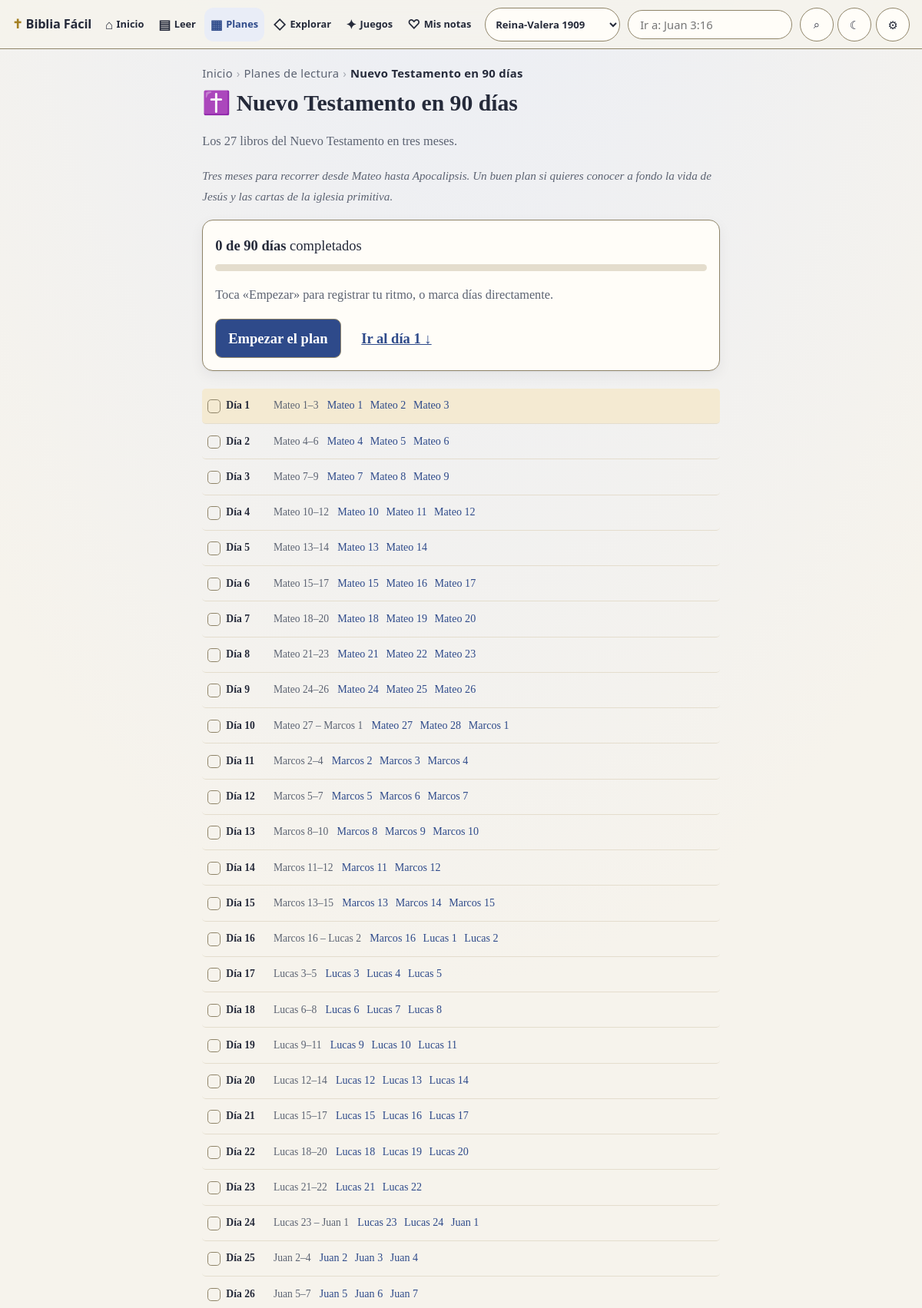
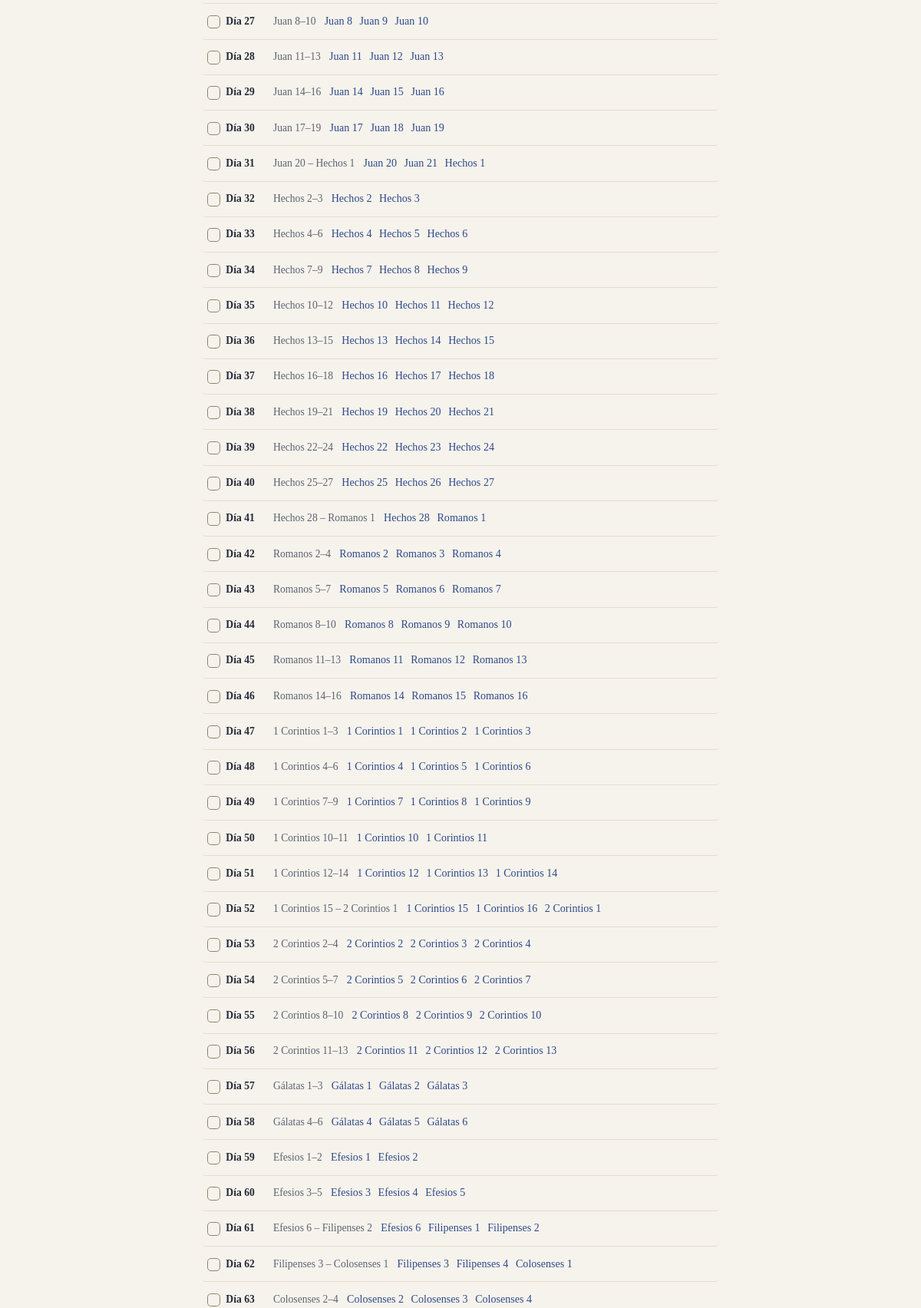
Page /planes/nuevo-testamento-90 (upper part) on the committed database (2 pictures, top to bottom).
### tables this page shows
CREATE TABLE IF NOT EXISTS books (
    id INT NOT NULL AUTO_INCREMENT PRIMARY KEY,
    ord INT NOT NULL,
    osis VARCHAR(8) NOT NULL,
    name VARCHAR(60) NOT NULL,
    slug VARCHAR(60) NOT NULL,
    aliases VARCHAR(500) NOT NULL DEFAULT '',
    testament VARCHAR(2) NOT NULL,
    chapters INT NOT NULL,
    UNIQUE KEY uq_books_ord (ord),
    UNIQUE KEY uq_books_osis (osis),
    UNIQUE KEY uq_books_slug (slug)
);

### src/Core/helpers.php (called while the page is built, shortened)
<?php
function config(string $key, mixed $default = null): mixed
{
    static $configs = [];
    [$file, $path] = explode('.', $key, 2) + [1 => null];
    if (!isset($configs[$file])) {
        $filePath = CONFIG_PATH . '/' . $file . '.php';
        $configs[$file] = is_file($filePath) ? require $filePath : [];
    }
    if ($path === null) {
        return $configs[$file];
    }
    $value = $configs[$file];
    foreach (explode('.', $path) as $segment) {
        $value = $value[$segment];
    }
    return $value;
}
function e(mixed $value): string
{
    return htmlspecialchars((string) $value, ENT_QUOTES | ENT_SUBSTITUTE, 'UTF-8');
}
function url(string $path = ''): string
{
    $path = '/' . ltrim($path, '/');
    $script = dirname($_SERVER['SCRIPT_NAME'] ?? '/');
    return ($script === '/' ? '' : $script) . $path;
}
function view(string $name, array $data = []): void
{
    $viewFile = BASE_PATH . '/app/Views/' . $name . '.php';
    extract($data, EXTR_SKIP);
    try {
        require $viewFile;
    } catch (Throwable $exception) {
        ob_end_clean();
        throw $exception;
    }
    try {
        require BASE_PATH . '/app/Views/layout.php';
    } catch (Throwable $exception) {
        ob_end_clean();
        throw $exception;
    }
}

### public/index.php (called while the page is built, shortened)
<?php
require __DIR__ . '/../bootstrap.php';
$repo = new BibleRepository();
$versions = $repo->versions();
$path = trim((string) parse_url($_SERVER['REQUEST_URI'], PHP_URL_PATH), '/');
$seg = $path === '' ? [] : explode('/', $path);
if (($seg[0] ?? '') === 'planes') {
    $plans = config('plans');
    $booksAll = $repo->books();
    $pvCode = (string) config('app.default_version', 'rvr1909');
    $planVersion = $repo->versionByCode($pvCode)
        ?: $repo->versionByCode((string) config('app.default_version', 'rvr1909'))
        ?: ($versions[0] ?? null);
    $slug = (string) ($seg[1] ?? '');
    view('plan', [
        'title' => $plans[$slug]['name'] . ' — plan de lectura',
        'versions' => $versions,
        'version' => $planVersion,
        'plan' => $plans[$slug],
        'planVersion' => $planVersion,
        'slug' => $slug,
        'days' => ReadingPlan::days($plans[$slug], $booksAll),
    ]);
    exit;
}

### src/Bible/ReadingPlan.php (called while the page is built, shortened)
<?php
final class ReadingPlan
{
    public static function readings(array $plan, array $books): array
    {
        $sel = $plan['books'] ?? 'all';
        $list = [];
        foreach ($books as $b) {
            if ($sel === 'nt' && ($b['testament'] ?? '') !== 'NT') { continue; }
            for ($c = 1; $c <= (int) $b['chapters']; $c++) {
                $list[] = ['slug' => $b['slug'], 'name' => $b['name'], 'ch' => $c];
            }
        }
        return $list;
    }
    public static function days(array $plan, array $books): array
    {
        $items = self::readings($plan, $books);
        $total = count($items);
        $days = max(1, (int) ($plan['days'] ?? 1));
        $out = [];
        $start = 0;
        for ($d = 1; $d <= $days; $d++) {
            $end = (int) round($d * $total / $days);
            $chunk = array_slice($items, $start, $end - $start);
            $start = $end;
            $out[] = ['n' => $d, 'label' => self::label($chunk), 'items' => $chunk];
        }
        return $out;
    }
    private static function label(array $chunk): string
    {
        $a = $chunk[0];
        $b = $chunk[count($chunk) - 1];
        if ($a['slug'] === $b['slug']) {
            return $a['ch'] === $b['ch']
                ? "{$a['name']} {$a['ch']}"
                : "{$a['name']} {$a['ch']}–{$b['ch']}";
        }
        return "{$a['name']} {$a['ch']} – {$b['name']} {$b['ch']}";
    }
}

### bootstrap.php (called while the page is built, shortened)
<?php
spl_autoload_register(function (string $class): void {
    $prefix = 'Biblia\\';
    $relative = substr($class, strlen($prefix));
    $path = SRC_PATH . '/' . str_replace('\\', '/', $relative) . '.php';
});
require SRC_PATH . '/Core/helpers.php';

### config/database.php (called while the page is built)
<?php
return [
    'driver' => $_ENV['DB_DRIVER'] ?? 'mysql',
    'host' => $_ENV['DB_HOST'] ?? '127.0.0.1',
    'port' => $_ENV['DB_PORT'] ?? '3306',
    'name' => $_ENV['DB_NAME'] ?? 'bibliafacil',
    'user' => $_ENV['DB_USER'] ?? 'bibliafacil',
    'pass' => $_ENV['DB_PASS'] ?? '',
    'charset' => $_ENV['DB_CHARSET'] ?? 'utf8mb4',
    'sqlite_path' => (function () {
        $p = $_ENV['DB_SQLITE_PATH'] ?? STORAGE_PATH . '/biblia.sqlite';
        return ($p !== ':memory:' && $p[0] !== '/') ? BASE_PATH . '/' . $p : $p;
    })(),
];

### config/app.php (called while the page is built)
<?php
return [
    'name' => $_ENV['APP_NAME'] ?? 'BibliaFacil',
    'env' => $_ENV['APP_ENV'] ?? 'production',
    'url' => rtrim($_ENV['APP_URL'] ?? 'http://127.0.0.1:8462', '/'),
    'display_errors' => ($_ENV['APP_ENV'] ?? 'production') === 'local',
    'error_reporting' => E_ALL,
    'timezone' => 'America/Mexico_City',
    'default_version' => $_ENV['DEFAULT_VERSION'] ?? 'rvr1909',
];

### src/Core/Database.php (called while the page is built, shortened)
<?php
final class Database
{
    private static ?PDO $pdo = null;
    public static function getPdo(): PDO
    {
        if (self::$pdo instanceof PDO) {
            return self::$pdo;
        }
        $cfg = config('database');
        if (($cfg['driver'] ?? 'mysql') === 'sqlite') {
            $path = $cfg['sqlite_path'];
            if ($path !== ':memory:') {
                $dir = dirname($path);
                if (!is_dir($dir)) {
                    mkdir($dir, 0755, true);
                }
            }
            self::$pdo = new PDO('sqlite:' . $path, null, null, self::options());
        } else {
            $dsn = sprintf(
                'mysql:host=%s;port=%s;dbname=%s;charset=%s',
                $cfg['host'],
                $cfg['port'],
                $cfg['name'],
                $cfg['charset']
            );
            self::$pdo = new PDO($dsn, $cfg['user'], $cfg['pass'], self::options());
        }
        return self::$pdo;
    }
    private static function options(): array
    {
        return [
            PDO::ATTR_ERRMODE => PDO::ERRMODE_EXCEPTION,
            PDO::ATTR_DEFAULT_FETCH_MODE => PDO::FETCH_ASSOC,
            PDO::ATTR_TIMEOUT => 5,
            PDO::ATTR_EMULATE_PREPARES => false,
        ];
    }
}

### config/plans.php (called while the page is built)
<?php
return [
    'biblia-en-un-ano' => [
        'name' => 'La Biblia en un año',
        'emoji' => '📖',
        'desc' => 'De Génesis a Apocalipsis en 365 días: unos 3 capítulos al día.',
        'intro' => 'Leer toda la Biblia parece una montaña, pero a paso constante se recorre. Cada día trae pocos capítulos consecutivos; marca lo leído y retoma donde quedaste.',
        'days' => 365,
        'books' => 'all',
    ],
    'nuevo-testamento-90' => [
        'name' => 'Nuevo Testamento en 90 días',
        'emoji' => '✝️',
        'desc' => 'Los 27 libros del Nuevo Testamento en tres meses.',
        'intro' => 'Tres meses para recorrer desde Mateo hasta Apocalipsis. Un buen plan si quieres conocer a fondo la vida de Jesús y las cartas de la iglesia primitiva.',
        'days' => 90,
        'books' => 'nt',
    ],
    'salmos-proverbios' => [
        'name' => 'Salmos y Proverbios en un mes',
        'emoji' => '🕊️',
        'desc' => 'Los 150 Salmos y los 31 Proverbios repartidos en 31 días.',
        'intro' => 'Alabanza y sabiduría para cada día del mes: varios Salmos y un capítulo de Proverbios por jornada. Ideal como plan devocional mensual.',
        'days' => 31,
        'books' => ['salmos', 'proverbios'],
    ],
];

### src/Bible/BibleRepository.php (called while the page is built, shortened)
<?php
final class BibleRepository
{
    private PDO $pdo;
    public function __construct(?PDO $pdo = null)
    {
        $this->pdo = $pdo ?? Database::getPdo();
    }
    public function versionByCode(string $code): ?array
    {
        $stmt = $this->pdo->prepare(
            "SELECT * FROM versions
             WHERE code = :code AND active = 1 AND license_status IN ('open','approved')"
        );
        $stmt->execute(['code' => $code]);
        $row = $stmt->fetch();
        return $row ?: null;
    }
    public function books(): array
    {
        return $this->pdo->query('SELECT * FROM books ORDER BY ord')->fetchAll();
    }
}

### app/Views/plan.php (the view, shortened to what this page needs)
<?php
$totalDays = count($days);
?>
<h1><span aria-hidden="true"><?= e($plan['emoji'] ?? '📖') ?></span> <?= e($plan['name']) ?></h1>
<p class="muted"><?= e($plan['desc']) ?></p>
<?php if (!empty($plan['intro'])): ?>
<p class="book-intro"><?= e($plan['intro']) ?></p>
<?php endif; ?>
<div id="planApp" data-slug="<?= e($slug) ?>">
    <section class="plan-status card" aria-label="Tu progreso">
        <p class="plan-progress-label"><strong id="planLabel">0 de <?= $totalDays ?> días</strong> completados</p>
        <div class="plan-bar" role="progressbar" aria-label="Progreso del plan" aria-valuemin="0" aria-valuemax="<?= $totalDays ?>" aria-valuenow="0"><span id="planBar" style="width:0%"></span></div>
        <p class="muted" id="planPace" role="status"></p>
        <div class="plan-btns">
            <button type="button" id="planStart" class="plan-btn">Empezar el plan</button>
            <a id="planGo" class="plan-btn link" href="#d1">Ir al día 1 ↓</a>
        </div>
    </section>
    <ol class="plan-days">
        <?php foreach ($days as $d): ?>
        <li class="plan-day" id="d<?= (int) $d['n'] ?>">
            <button type="button" class="pd-check" data-day="<?= (int) $d['n'] ?>" aria-pressed="false"
                aria-label="Marcar el día <?= (int) $d['n'] ?> (<?= e($d['label']) ?>) como leído">
                <span class="pd-tick" aria-hidden="true">✓</span>
                <span class="pd-num">Día <?= (int) $d['n'] ?></span>
                <span class="pd-label"><?= e($d['label']) ?></span>
            </button>
            <span class="pd-links">
                <?php foreach ($d['items'] as $it): ?>
                <a href="<?= e(url("{$planVersion['code']}/{$it['slug']}/{$it['ch']}")) ?>"><?= e($it['name']) ?> <?= (int) $it['ch'] ?></a>
                <?php endforeach; ?>
            </span>
        </li>
        <?php endforeach; ?>
    </ol>
</div>

### public/assets/app.css (style rules this page uses)
:root { --bg: #f6f3ec; --surface: #fffdf8; --ink: #252a3a; --muted: #5c6372; --brand: #2e4a8a; --brand-strong: #24407e; --brand-ink: #ffffff; --gold: #a37f22; --gold-ink: #6b4f0e; --gold-soft: #f4ead2; --brand-soft: #e9edf7; --secondary: #27645f; --danger: #b3271e; --border: #e4ddcd; --border-strong: #8f8468; --shadow: 0 1px 2px rgba(30,35,55,.05), 0 6px 18px rgba(30,35,55,.06); --shadow-hover: 0 2px 6px rgba(30,35,55,.08), 0 10px 24px rgba(30,35,55,.10); --radius: 14px; --radius-sm: 10px; --font-size: 1.16rem; --measure: 44rem; --serif: 'Iowan Old Style', 'Palatino Linotype', Palatino, 'Book Antiqua', Georgia, serif; --sans: ui-sans-serif, system-ui, -apple-system, 'Segoe UI', Roboto, sans-serif; }
[data-font="2"] { --font-size: 1.16rem; }
* { box-sizing: border-box; }
html { color-scheme: light; -webkit-text-size-adjust: 100%; }
body { margin: 0; background: var(--bg); background-image: radial-gradient(ellipse 120% 60% at 50% -10%, var(--brand-soft), transparent 60%); background-attachment: fixed; color: var(--ink); font-family: var(--serif); font-size: var(--font-size); line-height: 1.8; transition: background-color .25s ease, color .25s ease; }
a { color: var(--brand); text-decoration: none; }
h1 { font-size: 1.6em; line-height: 1.25; margin: .25em 0 .45em; font-weight: 700; }
.muted { color: var(--muted); font-size: .88em; }
.book-intro { font-size: .95rem; color: var(--muted); font-style: italic; max-width: 42rem; }
.card { background: var(--surface); border: 1px solid var(--border-strong); border-radius: var(--radius); padding: 1.1rem 1.2rem; box-shadow: var(--shadow); }
:root { --hl1:#ffe59d; --hl2:#bfe8c4; --hl3:#bdd8ff; --hl4:#ffd0dd; --hl5:#ffd9b3; }
.plan-status { padding: 1rem; margin: 1rem 0 1.4rem; }
.plan-progress-label { margin: 0 0 .5rem; }
.plan-bar { height: .55rem; border-radius: 1rem; background: var(--border); overflow: hidden; }
.plan-btns { display: flex; flex-wrap: wrap; gap: .6rem; margin-top: .7rem; align-items: center; }
.plan-btn { padding: .5rem 1rem; border: 1px solid var(--border-strong); border-radius: .55rem; background: var(--brand); color: var(--brand-ink); font: inherit; font-weight: 600; cursor: pointer; text-decoration: none; }
.plan-btn.link { background: none; border-color: transparent; color: var(--brand); text-decoration: underline; }
.plan-days { list-style: none; margin: 0; padding: 0; }
.plan-day { display: flex; flex-wrap: wrap; align-items: baseline; gap: .35rem .7rem; padding: .5rem .4rem; border-bottom: 1px solid var(--border); border-radius: .3rem; }
.plan-day.current { background: var(--gold-soft); }
.plan-day .pd-check { display: inline-flex; gap: .45rem; align-items: baseline; background: none; border: none; padding: .15rem 0; font: inherit; cursor: pointer; color: inherit; text-align: left; }
.pd-tick { display: inline-flex; align-items: center; justify-content: center; width: 1.1rem; height: 1.1rem; border: 1.5px solid var(--border-strong); border-radius: .3rem; color: transparent; font-size: .75rem; }
.pd-num { font-weight: 700; font-size: .85rem; min-width: 3.4rem; display: inline-block; }
.pd-label { font-size: .85rem; color: var(--muted); }
.pd-links { display: inline-flex; flex-wrap: wrap; gap: .25rem .6rem; }
.pd-links a { font-size: .88rem; }

### rows in the picture
books: name "Mateo", ch "1", ch "2", ch "3", ch "4", ch "5", ch "6", ch "7", ch "8", ch "9", ch "10", ch "11", ch "12", ch "13", ch "14", ch "15", ch "16", ch "17", ch "18", ch "19", ch "20", ch "21", ch "22", ch "23", ch "24", ch "25", ch "26", ch "27", chapters "28"
books: name "Marcos", ch "1", ch "2", ch "3", ch "4", ch "5", ch "6", ch "7", ch "8", ch "9", ch "10", ch "11", ch "12", ch "13", ch "14", ch "15", chapters "16"
books: name "Lucas", ch "1", ch "2", ch "3", ch "4", ch "5", ch "6", ch "7", ch "8", ch "9", ch "10", ch "11", ch "12", ch "13", ch "14", ch "15", ch "16", ch "17", ch "18", ch "19", ch "20", ch "21", ch "22", ch "23", chapters "24"
books: name "Juan", ch "1", ch "2", ch "3", ch "4", ch "5", ch "6", ch "7", ch "8", ch "9", ch "10", ch "11", ch "12", ch "13", ch "14", ch "15", ch "16", ch "17", ch "18", ch "19", ch "20", chapters "21"
books: name "Hechos", ch "1", ch "2", ch "3", ch "4", ch "5", ch "6", ch "7", ch "8", ch "9", ch "10", ch "11", ch "12", ch "13", ch "14", ch "15", ch "16", ch "17", ch "18", ch "19", ch "20", ch "21", ch "22", ch "23", ch "24", ch "25", ch "26", ch "27", chapters "28"
books: name "Romanos", ch "1", ch "2", ch "3", ch "4", ch "5", ch "6", ch "7", ch "8", ch "9", ch "10", ch "11", ch "12", ch "13", ch "14", ch "15", chapters "16"
books: name "1 Corintios", ch "1", ch "2", ch "3", ch "4", ch "5", ch "6", ch "7", ch "8", ch "9", ch "10", ch "11", ch "12", ch "13", ch "14", ch "15", chapters "16"
books: name "2 Corintios", ch "1", ch "2", ch "3", ch "4", ch "5", ch "6", ch "7", ch "8", ch "9", ch "10", ch "11", ch "12", chapters "13"
books: name "Gálatas", ch "1", ch "2", ch "3", ch "4", ch "5", chapters "6"
books: name "Efesios", ch "1", ch "2", ch "3", ch "4", ch "5", chapters "6"
books: name "Filipenses", ch "1", ch "2", ch "3", chapters "4"
books: name "Colosenses", ch "1", ch "2", ch "3", chapters "4"

### other values in the picture
$c['label'] "Inicio"
$c['label'] "Planes de lectura"
$c['label'] "Nuevo Testamento en 90 días"
$plan['emoji'] "✝️"
$plan['name'] "Nuevo Testamento en 90 días"
$plan['desc'] "Los 27 libros del Nuevo Testamento en tres meses."
$plan['intro'] "Tres meses para recorrer desde Mateo hasta Apocalipsis. Un buen plan si quieres conocer a fondo la vida de Jesús y las cartas de la iglesia primitiva."
$d['n'] "1"
$d['label'] "Mateo 1–3"
$d['n'] "2"
$d['label'] "Mateo 4–6"
$d['n'] "3"
$d['label'] "Mateo 7–9"
$d['n'] "4"
$d['label'] "Mateo 10–12"
